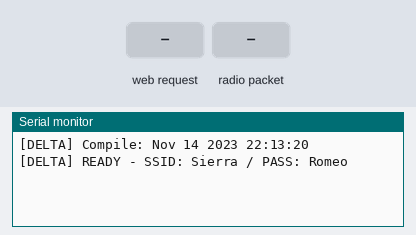
This sketch was run on a simulated ESP32. On the bench: the last lines printed to the serial monitor. Inputs (shaded band) come from the test bench. No radio packets arrive unless stated.

Above: at 2.4 s.
2.5 s: HTTP request GET /send?msg=Enter received
At 2.9 s:
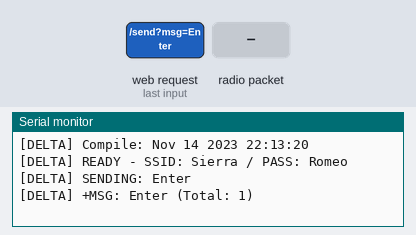
4.0 s: radio packet "Enter" arrives
At 5.2 s:
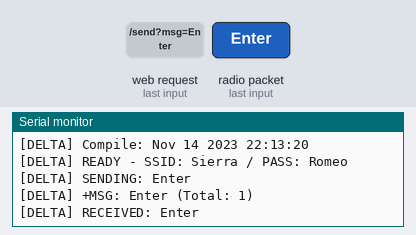
5.5 s: HTTP request GET /send?msg=1 received
At 6.4 s:
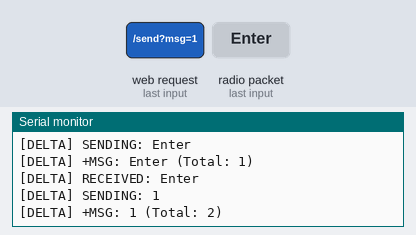
7.0 s: radio packet "ALPHA:" arrives
At 8.3 s:
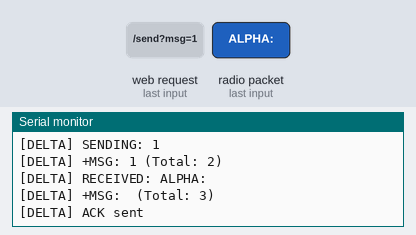
8.7 s: radio packet "ACK:DELTA:" arrives
At 9.1 s:
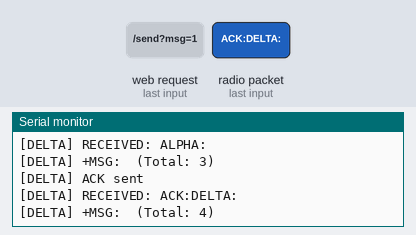
10.2 s: radio packet "1" arrives
At 11.4 s:
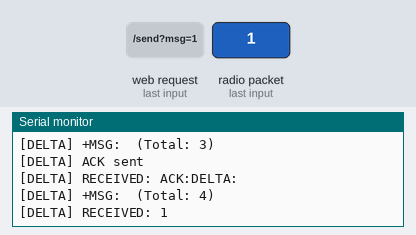

Measured:
- after the input at 2.5 s, the serial monitor: prints a new line at once (image 1)
- after the input at 4.0 s, the serial monitor: prints a new line at once (image 2)
- after the input at 5.5 s, the serial monitor: prints a new line at once (image 3)
- after the input at 7.0 s, the serial monitor: prints a new line at once (image 4)
- after the input at 8.7 s, the serial monitor: prints a new line at once (image 5)
- after the input at 10.2 s, the serial monitor: prints a new line at once (image 6)

The sketch:

Delta.ino
```cpp
// Delta Node firmware
#include <WiFi.h>
  #include <WebServer.h>
  #include <LoRa.h>
  #include <nvs_flash.h>

  #define PIN_SS   5
  #define PIN_RST  14
  #define PIN_DIO0 2
  #define LORA_FREQ 433E6

  const char* ssid = "Sierra";
  const char* password = "Romeo";

  WebServer server(80);

  struct Message {
    String text;
    int rssi;
    float snr;
    String time;
    bool isAck;
    bool isSent;
  };

  Message messages[50];
  int msgCount = 0;

  String escapeJson(String s) {
    s.replace("\\", "\\\\");
    s.replace("\"", "\\\"");
    s.replace("\n", "\\n");
    s.replace("\r", "\\r");
    return s;
  }

  String getUptime() {
    unsigned long seconds = millis() / 1000;
    unsigned long minutes = seconds / 60;
    unsigned long hours = minutes / 60;
    seconds %= 60;
    minutes %= 60;
    char buf[20];
    sprintf(buf, "%02lu:%02lu:%02lu", hours, minutes, seconds);
    return String(buf);
  }

  void addMessage(String text, int rssi, float snr, bool isAck, bool isSent) {
    if (msgCount >= 50) {
      for (int i = 0; i < 49; i++) messages[i] = messages[i + 1];
      msgCount = 49;
    }
    messages[msgCount].text = text;
    messages[msgCount].rssi = rssi;
    messages[msgCount].snr = snr;
    messages[msgCount].time = getUptime();
    messages[msgCount].isAck = isAck;
    messages[msgCount].isSent = isSent;
    msgCount++;
    Serial.printf("[DELTA] +MSG: %s (Total: %d)\n", text.c_str(), msgCount);
  }

  // ═══════════════════════════════════════════════════════════
  // TWO-WAY MOBILE-OPTIMIZED UI
  // ═══════════════════════════════════════════════════════════
  const char WEBPAGE[] PROGMEM = R"=====(
  <!DOCTYPE html>
  <html lang="en">
  <head>
  <meta charset="UTF-8">
  <meta name="viewport" content="width=device-width, initial-scale=1.0, maximum-scale=1.0, user-scalable=no, viewport-fit=cover">
  <title>DELTA // TWO-WAY</title>
  <style>
    :root {
      --bg: #030509;
      --surface: #0a0f1d;
      --surface-border: #131d38;
      --cyan: #00f3ff;
      --cyan-glow: rgba(0, 243, 255, 0.4);
      --green: #00ffaa;
      --text-main: #f0f6fc;
      --text-dim: #798da8;
    }

    * { box-sizing: border-box; margin: 0; padding: 0; }

    body {
      background-color: var(--bg);
      color: var(--text-main);
      font-family: system-ui, -apple-system, BlinkMacSystemFont, 'Segoe UI', Roboto, sans-serif;
      display: flex;
      flex-direction: column;
      height: 100vh;
      height: -webkit-fill-available;
      overflow: hidden;
    }

    .header {
      background: linear-gradient(180deg, #091021 0%, var(--bg) 100%);
      border-bottom: 1px solid var(--surface-border);
      padding: 14px 16px;
      flex-shrink: 0;
    }

    .title {
      font-size: 20px; font-weight: 900; color: var(--cyan);
      letter-spacing: 1.5px; text-shadow: 0 0 10px var(--cyan-glow);
    }
    .subtitle { font-size: 10px; color: var(--text-dim); margin-top: 2px; }

    .metrics {
      display: flex; gap: 8px; padding: 10px 16px;
      background: var(--surface); border-bottom: 1px solid var(--surface-border);
      flex-shrink: 0;
    }
    .metric-card {
      flex: 1; background: rgba(3, 5, 9, 0.6);
      border: 1px solid var(--surface-border); border-radius: 6px;
      padding: 6px 10px;
    }
    .metric-lbl { font-size: 9px; color: var(--text-dim); font-weight: 700; }
    .metric-val { font-size: 14px; font-weight: 800; color: #fff; margin-top: 2px; }

    .status-dot {
      width: 6px; height: 6px; border-radius: 50%; background: var(--green);
      box-shadow: 0 0 8px var(--green); animation: pulse 2s infinite;
      display: inline-block; margin-right: 4px;
    }
    @keyframes pulse { 0%, 100% { opacity: 1; } 50% { opacity: 0.3; } }

    .chat-viewport {
      flex: 1; overflow-y: auto; padding: 12px 16px;
      display: flex; flex-direction: column; gap: 10px;
      -webkit-overflow-scrolling: touch;
    }

    .msg-container { display: flex; flex-direction: column; max-width: 85%; animation: fadeIn 0.3s ease-out; }
    @keyframes fadeIn { from { opacity: 0; transform: translateY(8px); } to { opacity: 1; transform: translateY(0); } }

    .msg-container.rx { align-self: flex-start; }
    .msg-container.tx { align-self: flex-end; align-items: flex-end; }
    .msg-container.sys { align-self: center; max-width: 90%; }

    .bubble {
      padding: 10px 14px; border-radius: 12px; font-size: 14px;
      line-height: 1.4; word-break: break-word; font-weight: 500;
      box-shadow: 0 4px 12px rgba(0,0,0,0.2);
    }

    .rx .bubble {
      background: var(--surface); border: 1px solid var(--surface-border);
      border-left: 4px solid var(--cyan); border-bottom-left-radius: 4px;
    }
    .tx .bubble {
      background: linear-gradient(135deg, #091a2f 0%, #051321 100%);
      border: 1px solid rgba(0, 243, 255, 0.3); border-right: 4px solid var(--green);
      border-bottom-right-radius: 4px; color: var(--cyan);
    }
    .sys .bubble {
      background: rgba(0, 255, 170, 0.1); border: 1px solid rgba(0, 255, 170, 0.2);
      border-radius: 20px; padding: 4px 12px; font-size: 11px; color: var(--green);
    }

    .meta { font-size: 10px; color: var(--text-dim); margin-top: 2px; padding: 0 4px; }

    .controller {
      background: #050a14; border-top: 1px solid var(--surface-border);
      padding: 10px 16px; padding-bottom: calc(10px + env(safe-area-inset-bottom));
      display: flex; gap: 8px; flex-shrink: 0;
    }

    .input-core {
      flex: 1; background: #020408; border: 1px solid var(--surface-border);
      border-radius: 8px; padding: 0 12px; color: #fff;
      font-size: 16px; height: 42px; outline: none; transition: border 0.2s;
    }
    .input-core:focus { border-color: var(--cyan); box-shadow: 0 0 10px var(--cyan-glow); }

    .send-core {
      background: linear-gradient(135deg, var(--cyan) 0%, var(--green) 100%);
      color: #000; font-size: 13px; font-weight: 800; border: none;
      border-radius: 8px; padding: 0 16px; height: 42px;
      cursor: pointer; display: flex; align-items: center;
      box-shadow: 0 4px 15px var(--cyan-glow);
    }
    .send-core:active { opacity: 0.7; }
    .send-core:disabled { opacity: 0.4; }

    .empty { text-align: center; color: var(--text-dim); padding: 20px; }
  </style>
  </head>
  <body>

  <div class="header">
    <div class="title">🔵 DELTA</div>
    <div class="subtitle">Two-Way Link Active</div>
  </div>

  <div class="metrics">
    <div class="metric-card">
      <div class="metric-lbl">Link</div>
      <div class="metric-val"><span class="status-dot" id="dot"></span><span id="st">OK</span></div>
    </div>
    <div class="metric-card">
      <div class="metric-lbl">Messages</div>
      <div class="metric-val" id="mc">0</div>
    </div>
    <div class="metric-card">
      <div class="metric-lbl">Signal</div>
      <div class="metric-val" id="rs">--</div>
    </div>
  </div>

  <div class="chat-viewport" id="chat"><div class="empty">Waiting for messages...</div></div>

  <div class="controller">
    <input type="text" id="inp" class="input-core" placeholder="Type message..." maxlength="200" autocomplete="off">
    <button onclick="send()" class="send-core" id="btn">SEND</button>
  </div>

  <script>
  let lastC = 0; let busy = false;

  function send() {
    if (busy) return;
    const f = document.getElementById("inp"); const v = f.value.trim(); if (!v) return;
    busy = true; document.getElementById("btn").disabled = true;
    fetch("/send?msg=" + encodeURIComponent(v)).then(() => { f.value = ""; update(); }).finally(() => { busy = false; document.getElementById("btn").disabled = false; });
  }
  document.getElementById("inp").onkeydown = e => { if (e.key === "Enter") send(); };

  function update() {
    fetch("/data").then(r => r.json()).then(d => {
      document.getElementById("mc").innerText = d.msgCount;
      document.getElementById("rs").innerText = d.lastRssi ? d.lastRssi + "dBm" : "--";
      document.getElementById("st").innerText = "OK";
      document.getElementById("dot").style.background = "var(--green)";
      if (d.msgCount !== lastC) { lastC = d.msgCount; render(d.messages); }
    }).catch(() => { document.getElementById("st").innerText = "ERROR"; document.getElementById("dot").style.background = "#ff2a54"; });
  }

  function render(arr) {
    const v = document.getElementById("chat");
    if (arr.length === 0) { v.innerHTML = '<div class="empty">No messages yet</div>'; return; }
    v.innerHTML = "";
    arr.forEach(m => {
      const d = document.createElement("div");
      if (m.isAck) {
        d.className = "msg-container sys";
        d.innerHTML = `<div class="bubble">✓ Confirmed</div>`;
      } else if (m.isSent) {
        d.className = "msg-container tx";
        d.innerHTML = `<div class="bubble">${m.text}</div>`;
      } else {
        d.className = "msg-container rx";
        d.innerHTML = `<div class="bubble">${m.text}</div><div class="meta">📶 ${m.rssi}dBm</div>`;
      }
      v.appendChild(d);
    });
    v.scrollTo({ top: v.scrollHeight, behavior: 'smooth' });
  }

  setInterval(update, 1000); update();
  </script>
  </body>
  </html>
  )=====";

  void handleRoot() { server.send_P(200, "text/html", WEBPAGE); }

  void handleSend() {
    if (server.hasArg("msg")) {
      String m = server.arg("msg");
      m.trim();
      if (m.length() > 0) {
        Serial.printf("[DELTA] SENDING: %s\n", m.c_str());
        LoRa.beginPacket();
        LoRa.print("DELTA:" + m);
        LoRa.endPacket();
        addMessage(m, 0, 0, false, true);
        server.send(200, "text/plain", "OK");
        return;
      }
    }
    server.send(400, "text/plain", "ERR");
  }

  void handleData() {
    String j = "{\"msgCount\":" + String(msgCount) + ",\"lastRssi\":";
    int r = 0;
    for (int i = msgCount - 1; i >= 0; i--) {
      if (!messages[i].isSent && !messages[i].isAck) { r = messages[i].rssi; break; }
    }
    j += String(r) + ",\"messages\":[";
    for (int i = 0; i < msgCount; i++) {
      if (i > 0) j += ",";
      j += "{\"text\":\"" + escapeJson(messages[i].text) + "\",\"rssi\":" + String(messages[i].rssi) + ",\"isAck\":" + String(messages[i].isAck ? "true" : "false") + ",\"isSent\":" + String(messages[i].isSent ? "true" : "false") + "}";
    }
    j += "]}";
    server.send(200, "application/json", j);
  }

  void setup() {
    Serial.begin(115200);
    delay(1000);

    nvs_flash_erase();
    nvs_flash_init();
    WiFi.persistent(false);
    WiFi.disconnect(true, true);
    WiFi.softAPdisconnect(true);
    WiFi.mode(WIFI_OFF);
    delay(200);

    Serial.println("\n[DELTA] Compile: " __DATE__ " " __TIME__);

    WiFi.mode(WIFI_AP);
    WiFi.softAP(ssid, password, 1, 0, 4);

    server.on("/", handleRoot);
    server.on("/send", handleSend);
    server.on("/data", handleData);
    server.begin();

    LoRa.setPins(PIN_SS, PIN_RST, PIN_DIO0);
    if (!LoRa.begin(LORA_FREQ)) {
      Serial.println("[ERROR] LoRa failed");
      while (1);
    }
    LoRa.setSpreadingFactor(7);
    LoRa.setSignalBandwidth(500E3);
    LoRa.setCodingRate4(5);
    LoRa.setSyncWord(0xA5);
    LoRa.enableCrc();

    Serial.println("[DELTA] READY - SSID: Sierra / PASS: Romeo");
  }

  void loop() {
    server.handleClient();

    int sz = LoRa.parsePacket();
    if (sz) {
      String m = "";
      while (LoRa.available()) m += (char)LoRa.read();
      int r = LoRa.packetRssi();
      float s = LoRa.packetSnr();

      Serial.printf("[DELTA] RECEIVED: %s\n", m.c_str());

      // Message FROM ALPHA
      if (m.startsWith("ALPHA:")) {
        String text = m.substring(6);
        addMessage(text, r, s, false, false);

        // Send ACK
        delay(150);
        LoRa.beginPacket();
        LoRa.print("ACK:ALPHA:" + text);
        LoRa.endPacket();
        Serial.println("[DELTA] ACK sent");
      }
      // ACK for our message
      else if (m.startsWith("ACK:DELTA:")) {
        addMessage("", r, s, true, false);
      }
    }
  }
```
